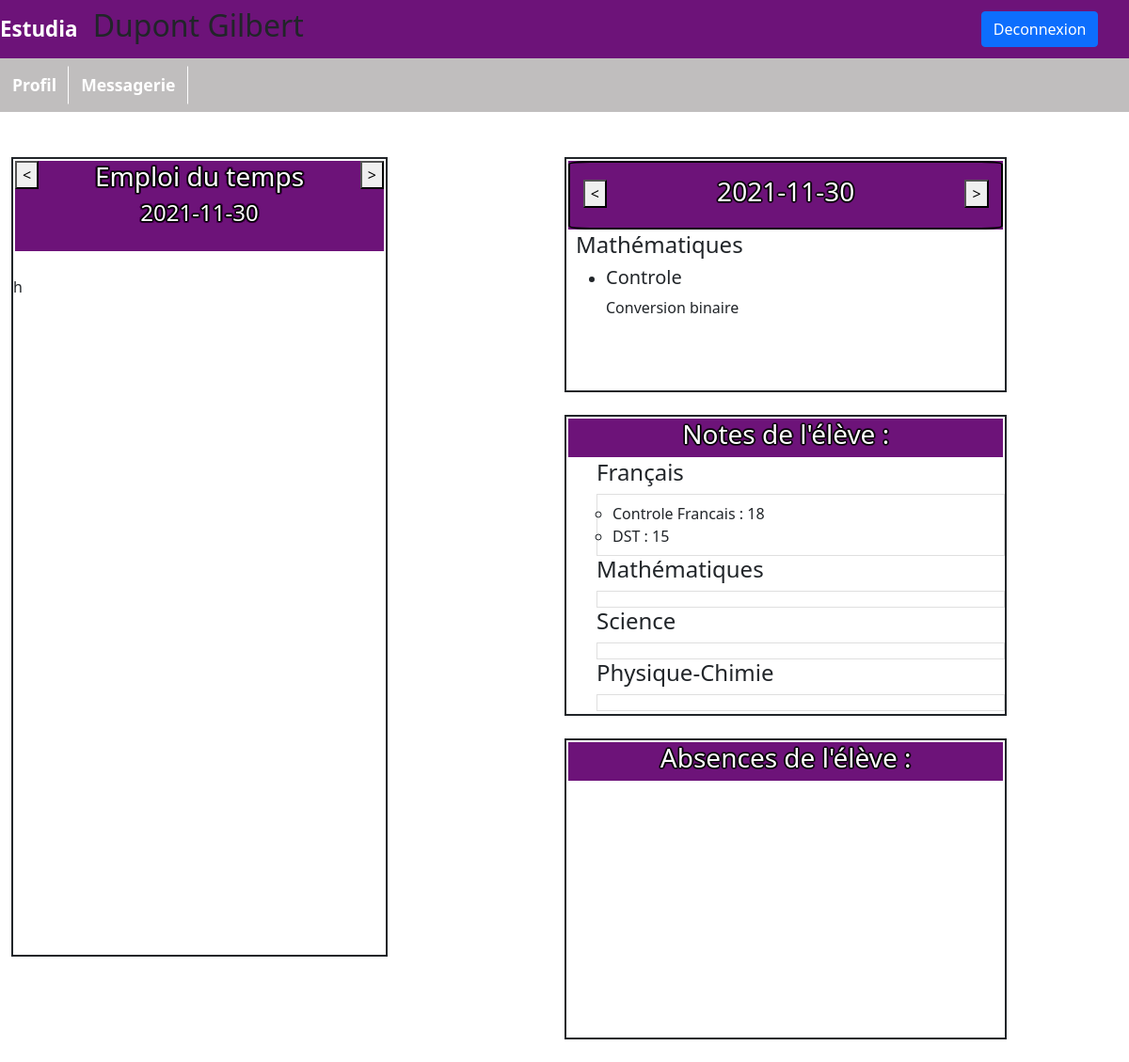
The page /pages/index.php (signed in) on the database its author committed.
### tables this page shows
CREATE TABLE IF NOT EXISTS `devoirs` (
  `idDevoir` int(11) NOT NULL AUTO_INCREMENT,
  `idEtude` int(11) NOT NULL,
  `idProf` int(11) NOT NULL,
  `idMatiere` int(11) NOT NULL,
  `Titre` varchar(100) NOT NULL,
  `Info` text,
  `laDate` date NOT NULL,
  PRIMARY KEY (`idDevoir`)
);

CREATE TABLE IF NOT EXISTS `matieres` (
  `idMatiere` int(11) NOT NULL AUTO_INCREMENT,
  `matiere` varchar(100) NOT NULL,
  PRIMARY KEY (`idMatiere`)
);

CREATE TABLE IF NOT EXISTS `notes` (
  `idNote` int(11) NOT NULL AUTO_INCREMENT,
  `idUtilisateur` int(11) NOT NULL,
  `idProf` int(11) NOT NULL,
  `Note` float NOT NULL,
  `idMatiere` int(11) NOT NULL,
  `idExamen` int(11) NOT NULL,
  `designation` varchar(255) NOT NULL,
  `NoteMax` int(2) NOT NULL DEFAULT '20',
  `Commentaire` text,
  PRIMARY KEY (`idNote`)
);

### modeles/modeles.php (called while the page is built, shortened)
<?php
class Modele
{
    public function getBdd()
    {
        return new PDO('mysql:host=localhost;dbname=estudia;charset=UTF8', 'root', '',  array(PDO::ATTR_ERRMODE => PDO::ERRMODE_EXCEPTION));
    }
}
require_once "matieres.php";
require_once "notes.php";
require_once "devoirs.php";
?>

### modeles/devoirs.php (called while the page is built, shortened)
<?php
class Devoir extends Modele
{
    public function listeDevoir($idEtude, $date)
    {
        $requete = $this -> getBdd() -> prepare("SELECT * FROM devoirs INNER JOIN matieres USING (idMatiere) WHERE idEtude = ? AND laDate = ? ORDER BY matiere");
        $requete -> execute([$idEtude, $date]);
        $devoirs = $requete -> fetchAll(PDO::FETCH_ASSOC);
        return $devoirs;
    }
}

### modeles/matieres.php (called while the page is built, shortened)
<?php
class Matieres extends Modele
{
    public function listeMatiere()
    {
        $requete = getBdd() -> prepare("SELECT matiere,idMatiere FROM matieres");
        $requete -> execute();
        $matieres = $requete -> fetchAll(PDO::FETCH_ASSOC);
        return $matieres;
    }
}

### modeles/notes.php (called while the page is built, shortened)
<?php
class Notes extends Modele
{
    public function noteEleve($idUtilisateur)
    {
        $requete = getBdd() -> prepare("SELECT Note, idUtilisateur,idProf,idNote,NoteMax, matieres.matiere, designation, commentaire FROM notes INNER JOIN matieres USING(idMatiere) WHERE idUtilisateur = ?");
        $requete -> execute([$idUtilisateur]);
        $notes = $requete -> fetchAll(PDO::FETCH_ASSOC);
        return $notes;
    }
}

### affichages/affichageEleve.php (the view, shortened to what this page needs)
<?php
require_once "entete.php";
function getBdd()
{
    return new PDO('mysql:host=localhost;dbname=estudia;charset=UTF8', 'root', '',  array(PDO::ATTR_ERRMODE => PDO::ERRMODE_EXCEPTION));
}
function affichageEDT($idEtude,$date)
{
    $requete = getBdd() -> prepare("SELECT idCours, idUtilisateur, idSalle, idClasse, edt.matiere, date, horaireDebut, horaireFin, enseignants.Nom, numero from edt LEFT JOIN enseignants using(idUtilisateur) INNER JOIN salle using(idSalle) WHERE idClasse = ? AND date = ?");
    $requete->execute([$idEtude,$date]);
    $edt = $requete->fetchAll(PDO::FETCH_ASSOC)
    ?>
    <div class="enteteAccueil">
        <form method='get' style="width:100%;height:80px;">
            <button type="submit" value="<?= isset($_GET['Jour']) ? $_GET['Jour']-1 : -1 ;?>" name='Jour'style="float:left;">
            <
            </button>
            <button type="submit"
            value="<?= isset($_GET['Jour']) ? $_GET['Jour']+1 : 2 ?>"
            name='Jour' style="float:right;">
            >
            </button>
            <div>
                <h3>Emploi du temps</h3>
                <h4 ><?=$date;?></h4>
            </div>
        </form>
    </div>
    <br>
    <div id="jour" style="width:100%; height:100px">
        <?php
            $horaireSave = 0;
            $first=0;
            foreach($edt as $jour)
            {
                $horaireDebut = (int)substr($jour["horaireDebut"], 0, -6);
                $horaireFin = (int)substr($jour["horaireFin"], 0, -6);
                if($first == 0)
                {
                    for($i = 8; $i<$horaireDebut;$i++)
                    {
                        ?>
                        <div id="<?=$i;?>h" style="width:60%;height:80%;">
                            <span id="18h"><?=$i;?>h</span>
                        </div>
                        <?php
                    }
                }
                if($horaireDebut - $horaireSave != 0 && $first > 0)
                {
                    ?>
                    <div id="<?=$horaireSave;?>h/<?=$horaireDebut;?>h" style="width:100%;height:80%;">
                        <span id="midi" style="float:left"><?=$horaireSave;?>h</span>
                        <div style=" margin-left:10%;width:85%;border-style:groove;height:100%;text-align:center;background:gray;">
                            <span>Permanence</span>
                            <br>
                            <span> / / </span>
                        </div>
                    </div>
                    <?php
                }
                if($horaireFin - $horaireDebut == 1)
                {
                    ?>
                        <div id="<?= $jour["horaireDebut"]?>" style="width:100%;height:100%">
                    <?php
                }else
                {
                    ?>
                    <div id="<?= $jour["horaireDebut"]?>" style="width:100%;height:100%"><?php
                }
                ?>
                    <span style="float:left" id="<?= $jour["horaireDebut"]?>"><?=$horaireDebut?>h</span>
                    <div style="margin-left:10%;width:85%;border-style:groove;height:100%;text-align:center;
                        <?php
                            if($jour["matiere"] == 'Français')
                            {
                                echo 'background:cadetblue';
                            }
                            if($jour["matiere"] == 'Mathématique')
                            {
                                echo 'background:yellowgreen';
                            }
                            if($jour["matiere"] == 'Anglais')
                            {
                                echo 'background:tomato';
                            }
                            if($jour["matiere"] == 'Histoire')
                            {
                                echo 'background:wheat';
                            }
                            if($jour["matiere"] == 'Physique-Chimie')
                            {
                                echo 'background:orangered';
                            }
                            if($jour["matiere"] == 'Science')
                            {
                                echo 'background:salmon';
                            }
                            if($jour["matiere"] == 'Espagnol')
                            {
                                echo 'background:turquoise';
                            }
                        ?>
                        ">
                        <span><?= $jour["matiere"];?></span>
                        <br>
                        <span>Salle <?= $jour["numero"];?></span>
                    </div>
                </div>
                <?php
                $first++;
                $horaireSave = $horaireFin;
            }
        ?>
        <span id="<?= $jour["horaireFin"]?>"><?=$horaireFin?>h</span>
    </div>
    <?php
}
function affichageDevoir($idEtude, $date)
{
    $objetDevoir = new Devoir();
    $devoirs = $objetDevoir -> listeDevoir($idEtude,$date);
    $listeDevoir = [];
    $i = 0;
    ?>
    <div class="enteteAccueil">
        <form method='get' id="devoir" style="width:100%">
            <button type="submit" value="<?= isset($_GET['Jour']) ? $_GET['Jour']-1 : -1 ;?>" name='Jour' class="boutonGauche">
            <
            </button>
            <button type="submit" value="<?= isset($_GET['Jour']) ? $_GET['Jour']+1 : 2 ?>" name='Jour' class="boutonDroite">
            >
            </button>
            <h3 ><?=$date;?></h3>
        </form>
    </div>
    <?php
    foreach($devoirs as $devoir)
    {
        $listeDevoir[$devoir["laDate"]][$devoir["matiere"]][$i]["titre"] = $devoir["Titre"];
        $listeDevoir[$devoir["laDate"]][$devoir["matiere"]][$i]["info"] = $devoir["Info"];
        $i++;
    }
    foreach ($listeDevoir as $x => $Devoirs)
    {
        ?>
        <div style="margin-left:10px;overflow-y: scroll;height:150px">
            <?php
            foreach($Devoirs as $matieres => $Devoir)
            {
                ?>
                <h4 ><?=$matieres;?></h4>
                <ul >
                <?php
                foreach($Devoir as $a)
                {
                    ?>
                        <li>
                            <h5 ><?=$a["titre"];?></h5>
                            <p class="information"><?=$a["info"];?></p>
                        </li>
                    <?php
                }
                ?>
                </ul>
                <?php
            }
            ?>
        </div>
        <?php
    }
}
function affichageNote($idUtilisateur)
{
    $objetMatiere = new Matieres();
    $matieres = $objetMatiere -> listeMatiere();
    $objetNote = new Notes();
    $notes = $objetNote -> noteEleve($_SESSION["idUtilisateur"]);
    $listenote = [];
    $i = 0;
    foreach($notes as $note)
    {
        $listenote[$note["matiere"]][$i]["notes"] = $note["Note"];
        $listenote[$note["matiere"]][$i]["designation"] = $note["designation"];
        $i++;
    }
    ?>
    <div class="enteteAccueil">
        <h3> Notes de l'élève :</h3>
    </div>
    <div style="overflow-y:scroll; height:85%">
        <ul>
            <?php
            foreach($matieres as $matiere)
            {
                ?>
                <h4><?=$matiere["matiere"];?></h4>
                <ul class="list-group-item">
                    <?php
                    foreach($listenote as $x => $note)
                    {
                        if($x == $matiere["matiere"])
                        {
                            foreach($note as $Note)
                            {
                                ?>
                                <li><?=$Note["designation"]." : ".$Note["notes"];?></li>
                                <?php
                            }
                        }
                    }
                    ?>
                </ul>
                <?php
            }
            ?>
        </ul>
    </div>
    <?php
}
    ?>
        <?php
function affichageAbsence()
{
    ?>
    <div>
        <div class="enteteAccueil">
            <h3> Absences de l'élève :</h3>
        </div>
        <div id="absence" style="overflow-y: scroll;height:85%">
        </div>
    </div>
    <?php
}

### fichier/style.css (style rules this page uses)
#devoir, #formPunition, #ModifierClasse, #modifNote, #formulaireNote,#formListeClasse, #formulaireDevoir, #formulaireIscription { padding: 3%; border: solid 2px black; border-radius:5%; width:40%; margin: auto; text-align: center; }
.enteteAccueil { border:2px solid; text-align:center; color:white; background-color : rgb(109, 19, 121); text-shadow: 0 0 2px #000, 0 0 2px #000, 0 0 2px #000, 0 0 2px #000, 0 0 2px #000, 0 0 2px #000, 0 0 2px #000, 0 0 2px #000, 0 0 2px #000, 0 0 2px #000, 0 0 2px #000, 0 0 2px #000, 0 0 2px #000, 0 0 2px #000, 0 0 2px #000, 0 0 2px #000, 0 0 2px #000, 0 0 2px #000, 0 0 2px #000, 0 0 2px #000; }
.information { font-size:1em; }
.boutonDroite { float:right; margin-top:1%; }
.boutonGauche { float:left; margin-top:1% }
#absence { overflow-y: scroll; }

### rows shown on the page
devoirs: Titre "Controle", Info "Conversion binaire"
matieres: matiere "Français"
notes: designation "Controle Francais", Note "18"
notes: designation "DST", Note "15"
matieres: matiere "Mathématiques"
matieres: matiere "Science"
matieres: matiere "Physique-Chimie"

### other values the page prints
$_SESSION["nom"] "Dupont"
$_SESSION["prenom"] "Gilbert"
$date "2021-11-30"
$matieres "Mathématiques"
